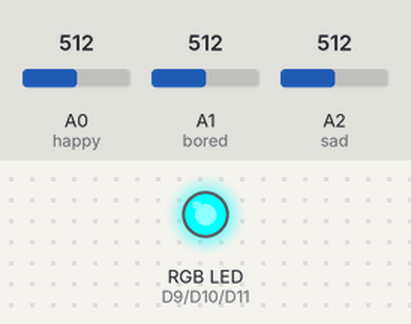
The sketch below on a simulated Arduino Uno R4 WiFi. On the bench: an RGB LED mixed from three pins (HIGH = lit). The test bench sets the inputs (shaded band); at power-on: A0 (happy) = 512, A2 (sad) = 512, A1 (bored) = 512.

Above: at 2.0 s.
2.1 s: A0 (happy) set to 55
3.6 s: A0 (happy) set to 46
At 5.6 s:
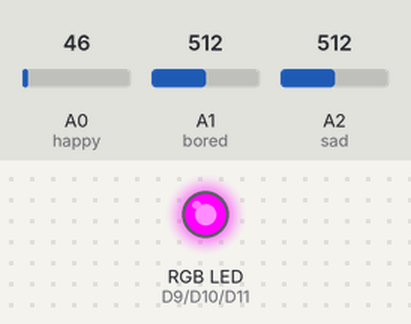
6.6 s: A2 (sad) set to 53
8.1 s: A2 (sad) set to 46
At 10.2 s:
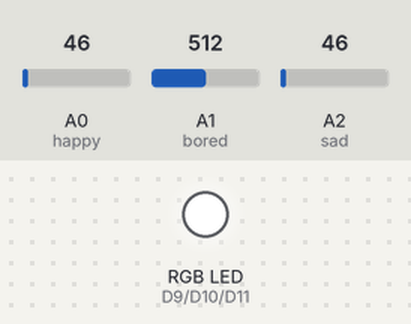
11.1 s: A2 (sad) set to 122
At 13.7 s:
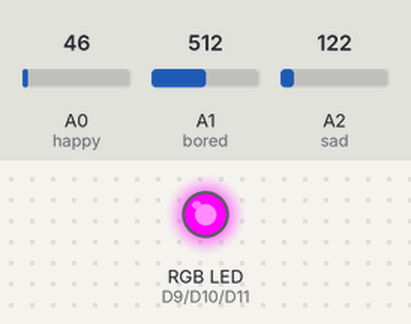
14.1 s: A2 (sad) set to 0
At 16.0 s:
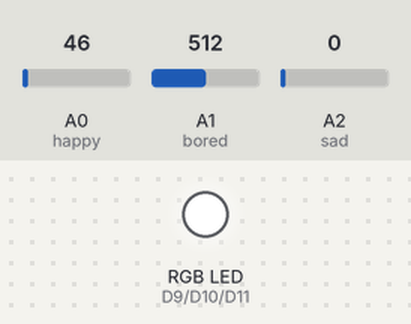
Timing chart, 0 to 17.5 s (numbered marks = the images above; inputs shaded):
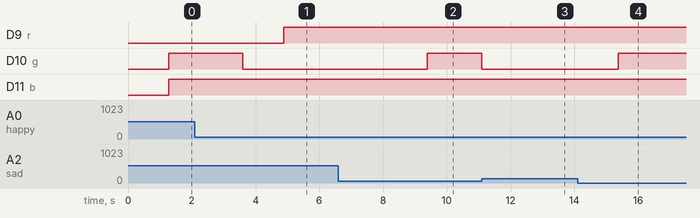

Measured:
- the behaviour switches between 51 and 50 on A0 (happy) (found by bisection; images 0 and 1)
- the behaviour switches between 51 and 50 on A2 (sad) (found by bisection; images 1 and 2)
- after the input at 2.1 s, every drawn part: stays the same
- after the input at 3.6 s, D9 (r): LOW → HIGH after 1.3 s; D10 (g): HIGH → LOW at once
- after the input at 6.6 s, every drawn part: stays the same
- after the input at 8.1 s, D10 (g): LOW → HIGH after 1.3 s
- after the input at 11.1 s, D10 (g): HIGH → LOW at once
- after the input at 14.1 s, D10 (g): LOW → HIGH after 1.3 s

The sketch:

TestSketch.ino
```cpp
constexpr int b {11};
constexpr int g {10};
constexpr int r {9};

constexpr int happy {A0};
constexpr int bored {A1};
constexpr int sad {A2};

int previousEmotion {happy};
int currentEmotion {happy};
int threshold { 50 }; // value required to change the light preventing natural missvalues.
bool isChanged {true}; // this value is set so it turns on the lights only the first time of changes.

double v_happy {};
double v_bored {};
double v_sad {};

void setup() {
  pinMode(b, OUTPUT);
  pinMode(r, OUTPUT);
  pinMode(g, OUTPUT);
  pinMode(happy, INPUT);
  pinMode(bored, INPUT);
  pinMode(sad, INPUT);
  Serial.begin(9600);
}


void loop() {
  handleLastInput();
  turnOnCurrentLight();
}

void turnOnCurrentLight(){
  if(isChanged){
    switch(currentEmotion){
        case happy:
          happyLight();
          isChanged = false;
          break;
        case bored:
          boredLight();
          isChanged = false;
          break;
        case sad:
          sadLight();
          isChanged = false;
          break;
        default:
          happyLight();
          isChanged = false;
          break;
      }
  }
}

void updateIsChanged(){
  if(currentEmotion != previousEmotion){
    isChanged = true;
  }
}

void handleLastInput(){
  v_happy = analogRead(happy);
  v_sad = analogRead(sad);
  v_bored = analogRead(bored);

  // this changes if a bottom is pressed
  if(v_happy > threshold){
    currentEmotion = happy;
    updateIsChanged();
    previousEmotion = currentEmotion;
    return;
  } else if (v_sad > threshold){
    currentEmotion = sad;
    updateIsChanged();
    previousEmotion = currentEmotion;
    return;
  } else if (v_bored > threshold){
    currentEmotion = bored;
    updateIsChanged();
    previousEmotion = currentEmotion;
    return;
  }

  // otherwise nothing happens
  return;
}

void happyLight(){
  for(int i = 0; i <= 255; i++){
    analogWrite(b, i);
    analogWrite(g, i);
    analogWrite(r, 0);
    delay(5);
  }
}

void sadLight(){
  for(int i = 0; i <= 255; i++){
    analogWrite(b, i);
    analogWrite(g, 0);
    analogWrite(r, i);
    delay(5);
  }
}

void boredLight(){
  for(int i = 0; i <= 255; i++){
    analogWrite(b, i);
    analogWrite(g, i);
    analogWrite(r, i);
    delay(5);
  }
}


void handleInput(){
  v_happy = analogRead(happy);
  v_bored = analogRead(bored);
  v_sad = analogRead(sad);
}
```
